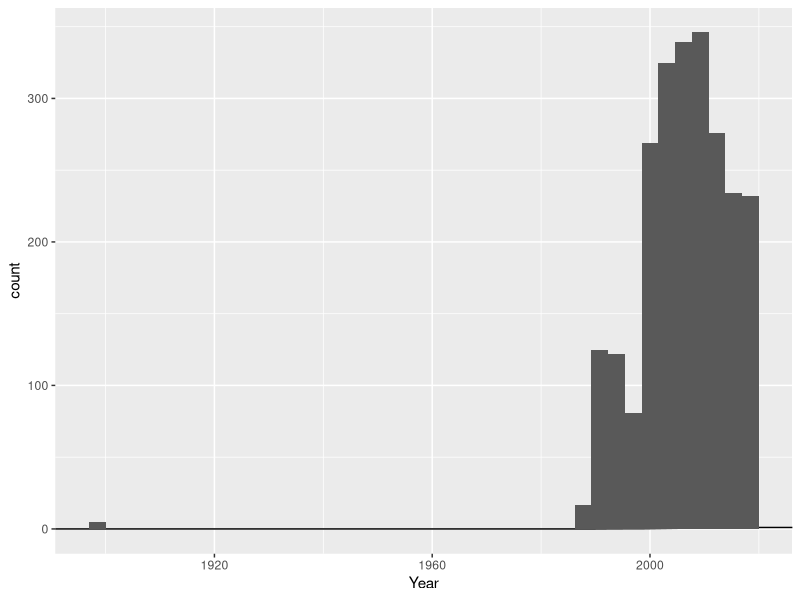
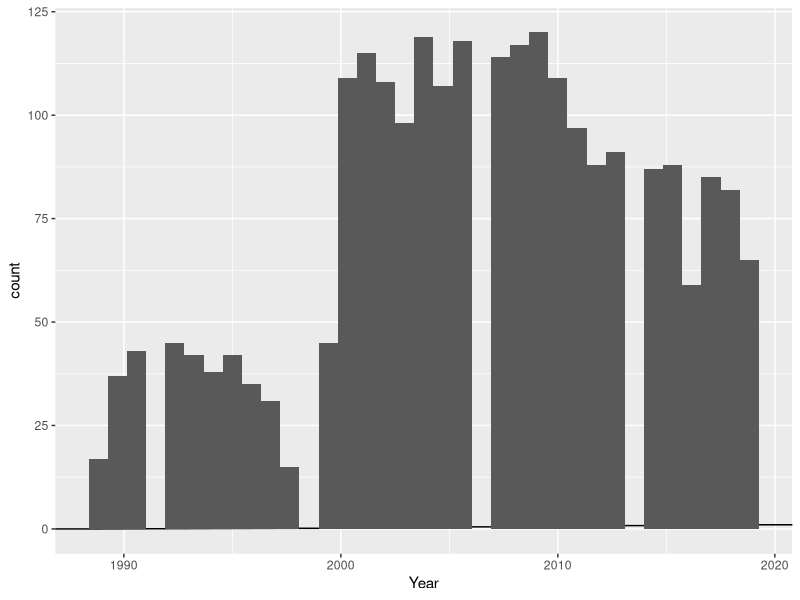
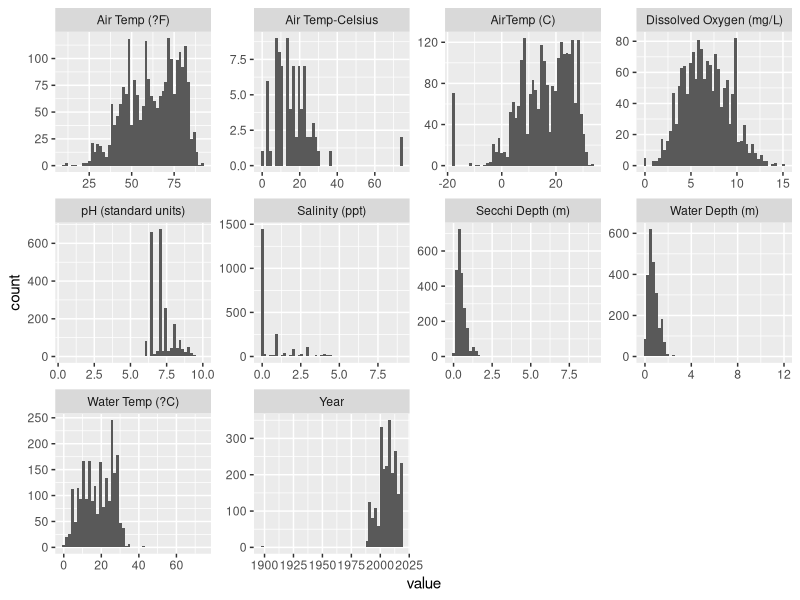
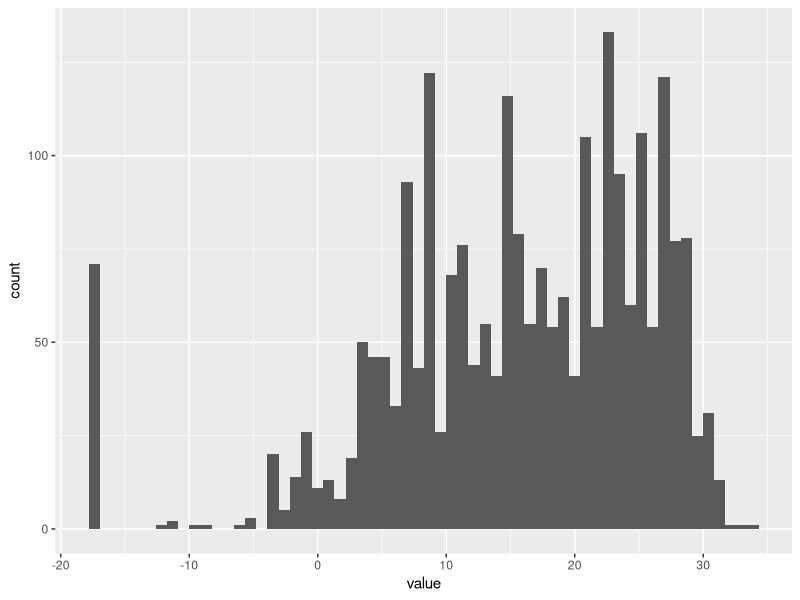
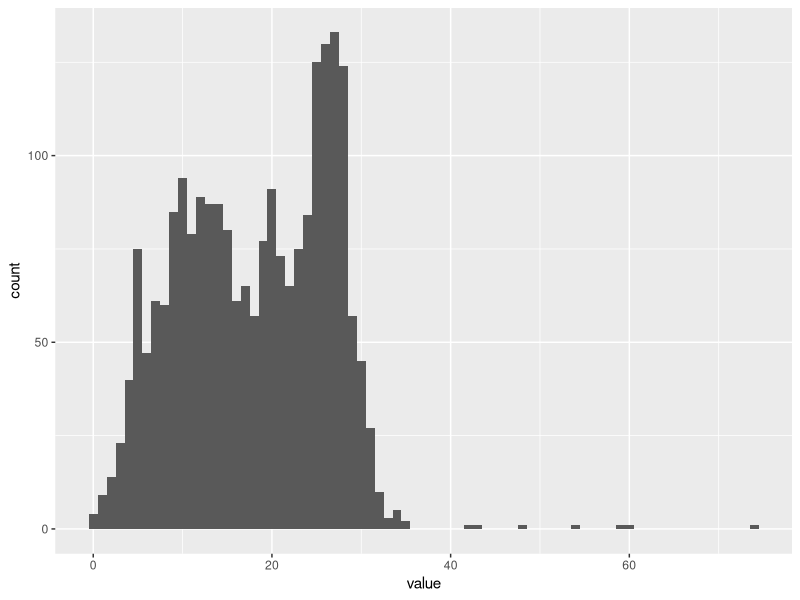
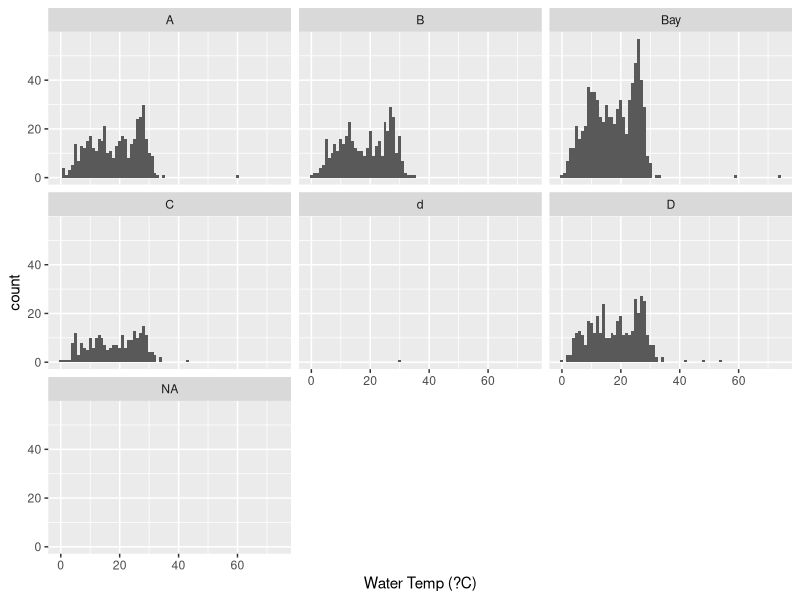
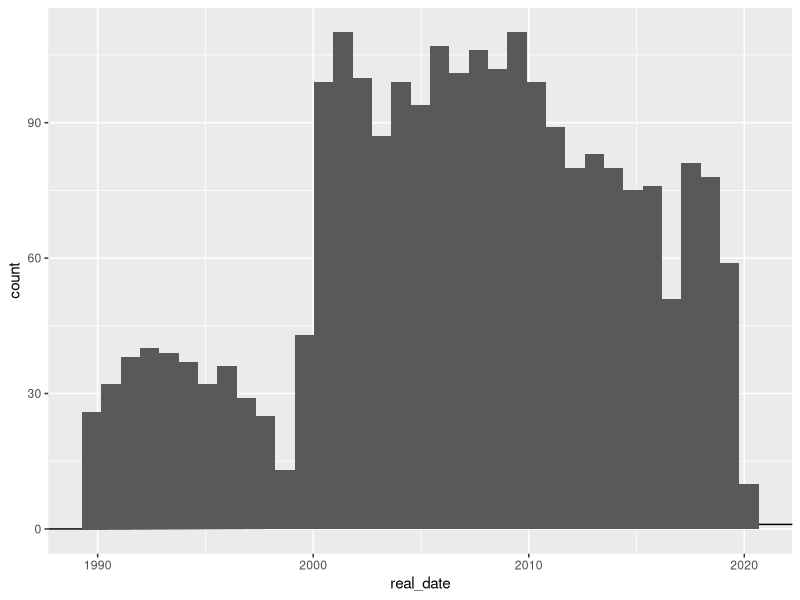
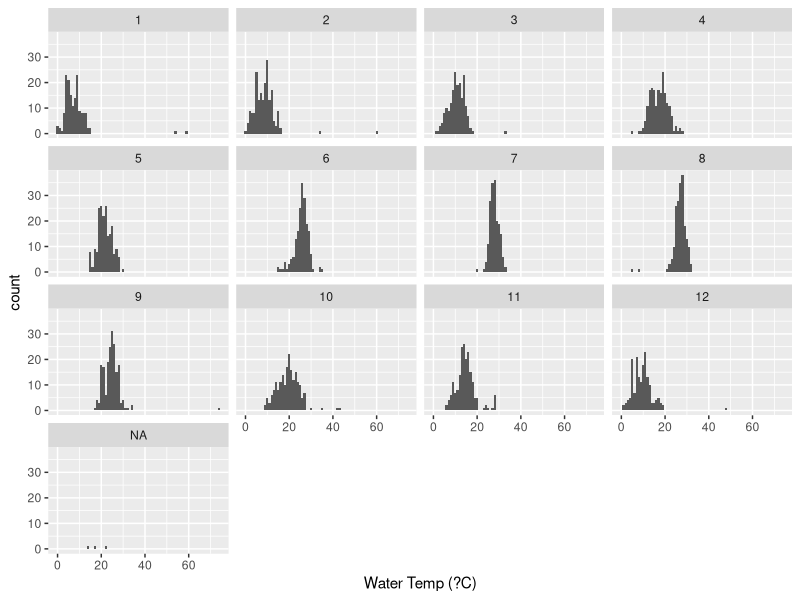

Write R code to recreate these figures, in order.
## ---- chunk 1
knitr::opts_chunk$set(echo = TRUE)
library(tidyverse)
library(lubridate)
## ---- chunk 2
bbwater <- read_csv("../data/BKB_WaterQualityData_2020084.csv")
dim(bbwater)
## ---- chunk 3
bbwater
dim(bbwater)[2]

## ---- chunk 4

groupby_Site <- group_by(bbwater,Site_Id)|>
  summarize(num_observation=n())
groupby_Site

at_least_5<- filter(groupby_Site,num_observation>5)
at_least_5

filter(bbwater,Site_Id %in% at_least_5$Site_Id)
  
## ---- chunk 5
ggplot(bbwater,aes(x=Year))+ stat_ecdf()+geom_histogram(bins=40)
exclude_error<-filter(bbwater,Year>1950)
exclude_error
ggplot(exclude_error,aes(x=Year))+stat_ecdf()+geom_histogram(bins=35)
## ---- chunk 6
bbnumeric <- select(bbwater, where(is.numeric)) |> pivot_longer(everything())
bbnumeric
## ---- chunk 7
ggplot(bbnumeric,aes(x=value))+geom_histogram(bins=50)+facet_wrap(~name,scales="free")
## ---- chunk 8
air_temp<- filter(bbnumeric,name==("AirTemp (C)"))
air_temp
ggplot(air_temp,aes(x=value))+geom_histogram(bins=60)
## ---- chunk 9
Water_temp<-filter(bbnumeric,name==('Water Temp (?C)'))
Water_temp
ggplot(Water_temp,aes(x=value))+geom_histogram(bins=70,binwidth = 1)
## ---- chunk 10
bbwater
Water_temp2<- select(bbwater,Site_Id,'Water Temp (?C)')
Water_temp2
ggplot(Water_temp2,aes(x=`Water Temp (?C)`))+geom_histogram(bins=30,binwidth = 1)+facet_wrap(~Site_Id)
## ---- chunk 11
head(bbwater$Read_Date)
#month/day/year %m%d%Y
bbwater2<-mutate(bbwater, real_date=mdy(Read_Date))
bbwater2
ggplot(bbwater2,aes(x=real_date))+stat_ecdf()+geom_histogram(bins=35)
## ---- chunk 12

ggplot(bbwater2,aes(x=`Water Temp (?C)`))+geom_histogram(bins=30,binwidth = 1)+facet_wrap(~month(bbwater2$real_date))
## ---- chunk 13
ggplot(bbwater,aes(x=`Site_Id`))+geom_bar()
ggplot(bbwater,aes(x=`Water Depth (m)`))+geom_histogram(bins=40)
